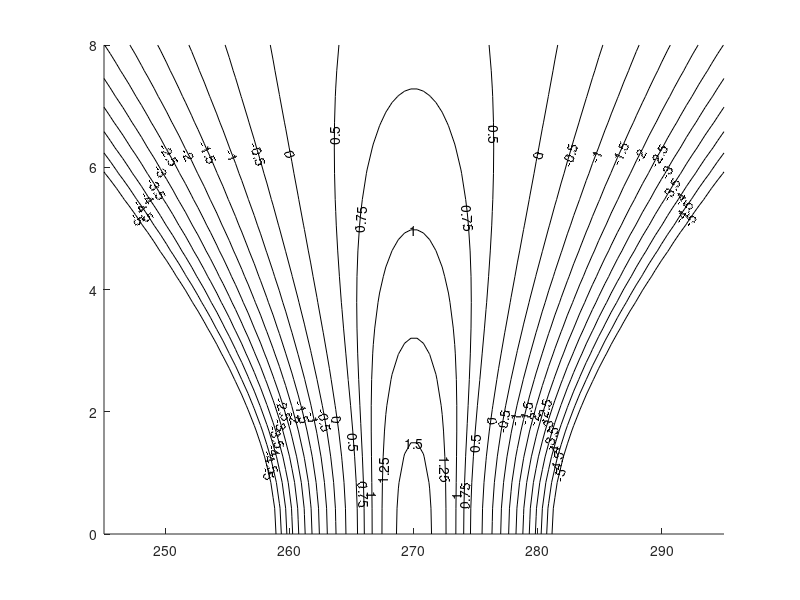
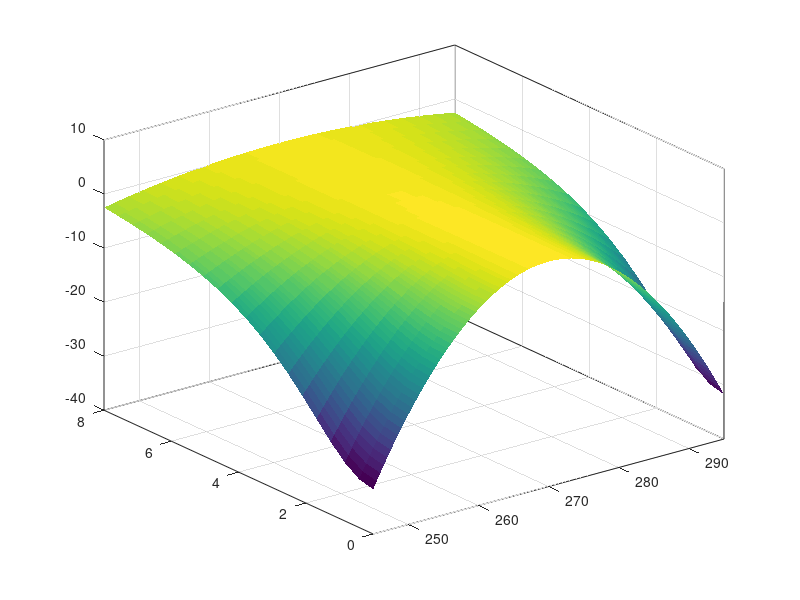

Here is the MATLAB script that generated these plots, in order:
% Generates the plot for posterior over class (i.e. P(responding A) )given 
% an observed noisy stimulus and contrast.

s = linspace(245, 295,100);
sigma = linspace(0, 8, 20);
[sv, sigmav] = meshgrid(s, sigma);
sigmaA = 3;
sigmaB = 15;
stimCenter = 270;
logPrA = -1/2 * log(2*pi) - 1 / 2 * log(sigmav.^2 + sigmaA^2) - (sv-stimCenter).^2 ./ 2 ./ (sigmav.^2 + sigmaA^2);
logPrB = -1/2 * log(2*pi) - 1 / 2 * log(sigmav.^2 + sigmaB^2) - (sv-stimCenter).^2 ./ 2 ./ (sigmav.^2 + sigmaB^2);
logLRatio = logPrA - logPrB;

figure;
v=-5:0.5:2;
v = [v, 0, 0.75, 1.25];
hold on;
imagesc(logLRatio);
hold on;
[C, h]=contour(sv, sigmav, logLRatio, v, 'k');
clabel(C, h);

figure;
v = [0];
[C, h]=contour3(sv, sigmav, logLRatio, v, 'k');
clabel(C, h);

hold on;
surf(sv, sigmav, logLRatio);
shading flat;